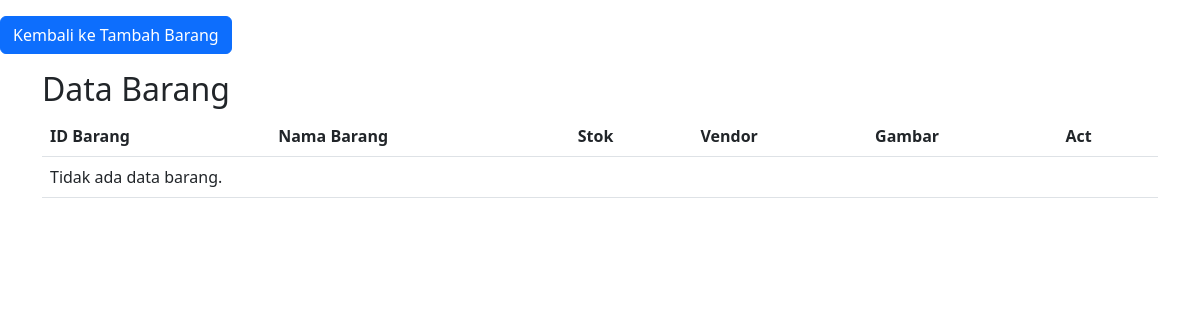
Before: /views/admin/tampil-data-barang.php (signed in) with the older database file.
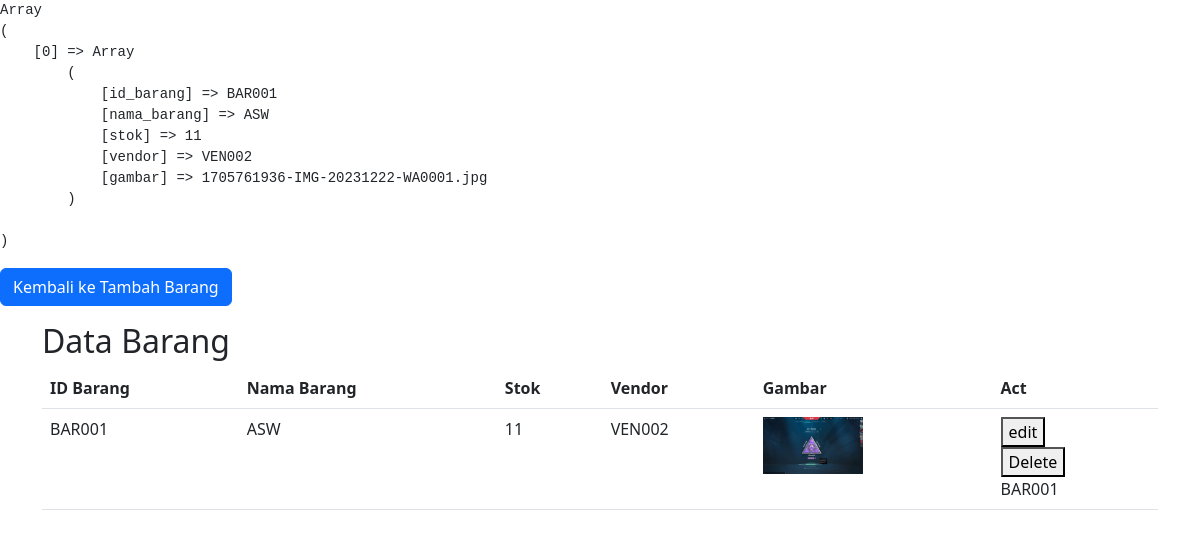
After: the same page with the newer database file.
### tables this page shows
CREATE TABLE `barang` (
  `id_barang` char(6) NOT NULL,
  `nama_barang` varchar(80) NOT NULL,
  `stok` int(11) NOT NULL,
  `vendor` char(6) NOT NULL,
  `gambar` varchar(250) NOT NULL
);

### classes/Database.php (called while the page is built)
<?php
class Database {
    private $host = "localhost";
    private $user = "root";
    private $password = "";
    private $dbName = "uas_inv";
    protected function connectDB(){
        try{
            $dataBase = 'mysql:host=' . $this->host . ';dbname=' . $this->dbName;
            $pdo = new PDO($dataBase, $this->user, $this->password);
            $pdo->setAttribute(PDO::ATTR_DEFAULT_FETCH_MODE, PDO::FETCH_ASSOC);
            return $pdo;
        } catch (PDOException $e){
            echo "Connetion Failed" . $e->getMessage();
        }
    }
}

### classes/Barang.php (called while the page is built, shortened)
<?php
class Barang extends Database{
    private $tabel = 'barang';
    public function getBarang()
    {
        $sql = 'SELECT * FROM ' . $this->tabel . ' ORDER BY id_barang ASC';
        $stmt = $this->connectDB()->prepare($sql);
        $stmt->execute();
        if($stmt->rowCount() > 0){
            return $stmt->fetchAll(PDO::FETCH_ASSOC);
        } else {
            return false;
        }
    }
}

### views/admin/tampil-data-barang.php (the view, shortened to what this page needs)
<?php
include '../../header.php';
$barang = new Barang();
$dataBarang = $barang->getBarang();
echo '<pre>';
print_r($dataBarang);
echo '</pre>';
?>
<body>
<a href="barang-tambah-data.php" class="btn btn-primary">Kembali ke Tambah Barang</a>
    <div class="container mt-3">
        <h2>Data Barang</h2>
        <table class="table">
            <thead>
                <tr>
                    <th>ID Barang</th>
                    <th>Nama Barang</th>
                    <th>Stok</th>
                    <th>Vendor</th>
                    <th>Gambar</th>
                    <th>Act</th>
                </tr>
            </thead>
            <tbody>
                <?php
                if ($dataBarang) {
                    foreach ($dataBarang as $item) {
                        ?>
                        <tr>
                            <td><?= isset($item['id_barang']) ? $item['id_barang'] : 'N/A' ?></td>
                            <td><?= isset($item['nama_barang']) ? $item['nama_barang'] : 'N/A' ?></td>
                            <td><?= isset($item['stok']) ? $item['stok'] : 'N/A' ?></td>
                            <td><?= isset($item['vendor']) ? $item['vendor'] : 'N/A' ?></td>
                            <td>
                                <?php
                                if (isset($item['gambar'])) {
                                    $gambarPath = '../../img/barang_img/' . $item['gambar'];
                                    echo '<img src="' . $gambarPath . '" style="width: 100px; height: auto; object-fit: cover;">';
                                } else {
                                    echo 'N/A';
                                }
                                ?>
                            </td>
                            <td>
                                <a href="barang-edit-data.php?id_barang=<?= $item['id_barang'] ?> "> <button> edit </button> </a>
                                <form action="#" method="POST">
                                    <button type="submit" name="delete_barang" value="<?= $item['id_barang'] ?>">Delete</button>
                                </form>
                                <?php echo $item['id_barang'] ?>
                            </td>
                        </tr>
                    <?php
                    }
                } else {
                    ?>
                    <tr>
                        <td colspan="6">Tidak ada data barang.</td>
                    </tr>
                <?php
                }
                ?>
            </tbody>
        </table>
    </div>
</body>
</html>

### header.php (shortened to what this page needs)
<!DOCTYPE html>
<html lang="en">
<head>
    <link href="https://cdn.jsdelivr.net/npm/bootstrap@5.3.0/dist/css/bootstrap.min.css" rel="stylesheet">
    <link href="https://cdn.jsdelivr.net/npm/select2@4.1.0-rc.0/dist/css/select2.min.css" rel="stylesheet" />
</head>

Changed rows visible on the page:
added barang: id_barang "BAR001", nama_barang "ASW", stok "11", vendor "VEN002", gambar (picture)
Other visible differences:
text no longer shown: "Tidak ada data barang."
text now shown: "Array ( [0] => Array ( [id_barang] => BAR001 [nama_barang] => ASW [stok] => 11 [vendor] => VEN002 [gambar] => 1705761936-IMG-20231222-WA0001.jpg ) )"
